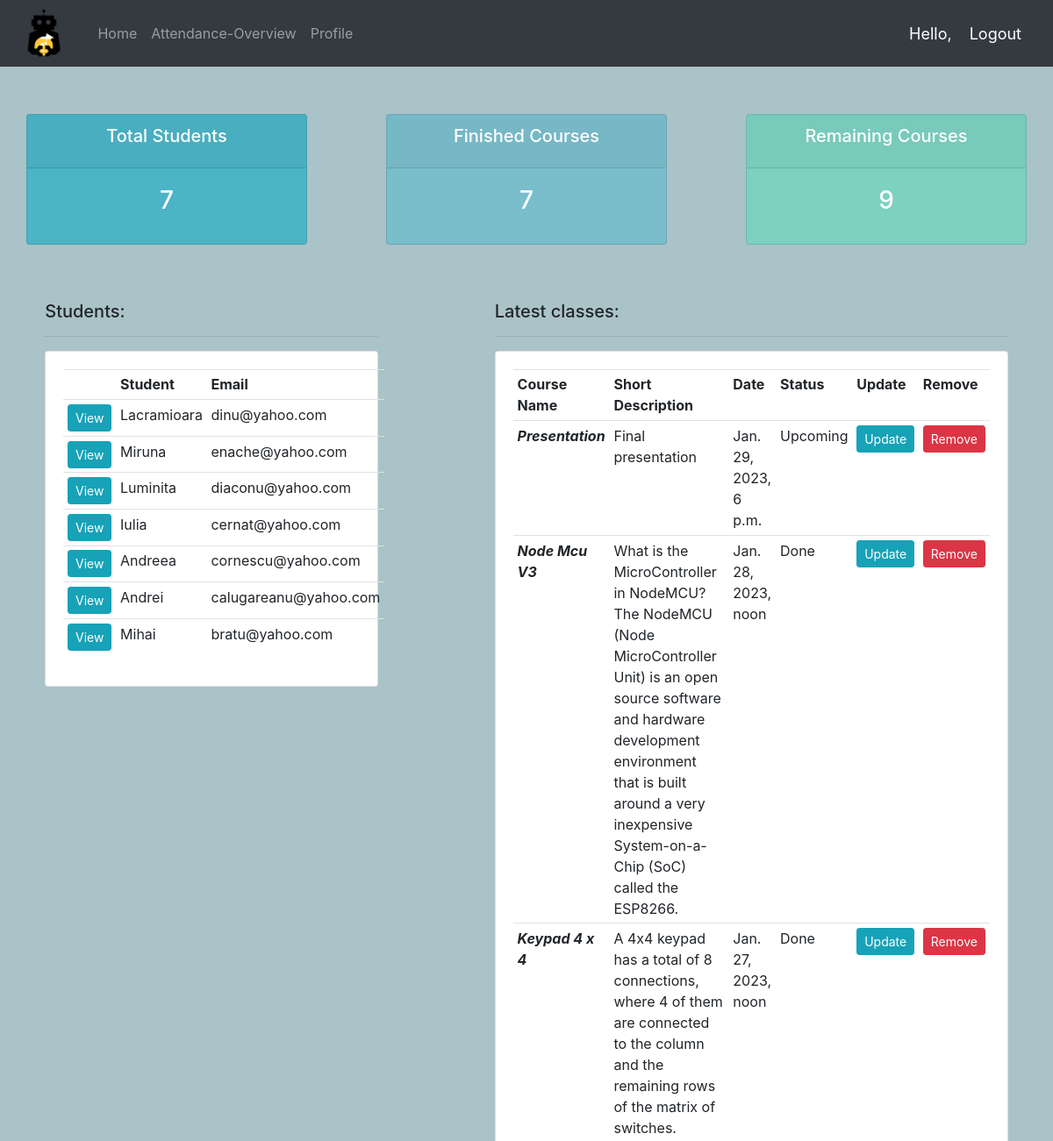
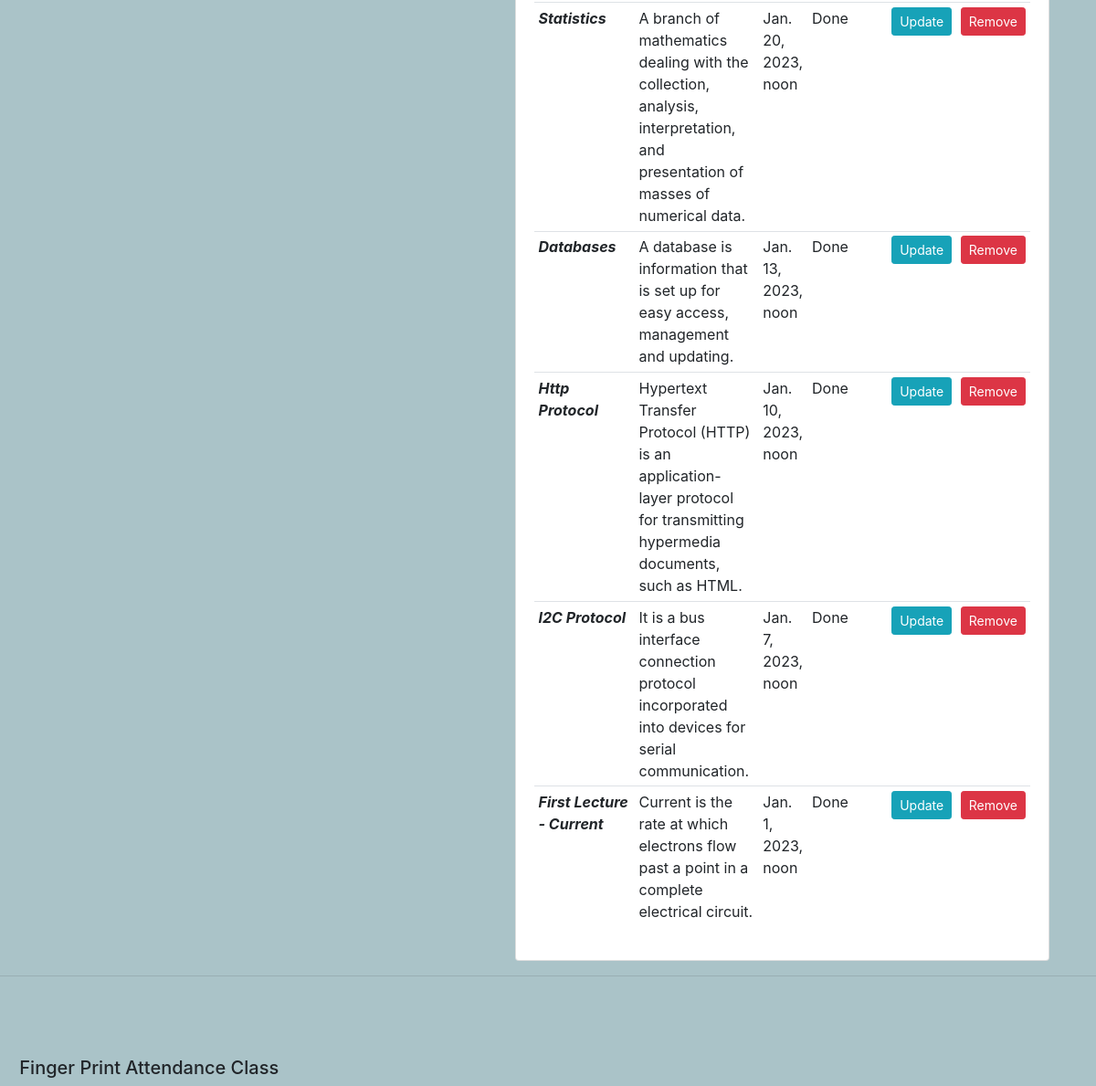
The page /overview/ (signed in) on the database its author committed (2 pictures, top to bottom).
### accounts/models.py (models this page shows, shortened)
class Student(models.Model):
	user = models.OneToOneField(User, on_delete=models.CASCADE)
	fp_index = models.IntegerField(primary_key=True, unique=True)
	phone = models.CharField(max_length=200, null=True)
	grd_average = models.DecimalField(decimal_places=1, max_digits=2, null=True, blank=True)
	is_teacher = models.BooleanField(default=False)

### attendance/models.py (models this page shows, shortened)
class Attendance(models.Model):
	class Meta:
		ordering = ['-start_date']
	STATUS = (
		('Upcoming', 'Upcoming'),
		('Done', 'Done')
	)
	students = models.ManyToManyField(Student, null=True)
	lecture_title = models.CharField(primary_key=True, max_length=50)
	short_description = models.CharField(max_length=500, null=True)
	status = models.CharField(max_length=200, null=True, choices=STATUS)
	start_date = models.DateTimeField()
	end_date = models.DateTimeField()

### accounts/views.py (the view)
# urls.py: path('overview/', views.overview, name="overview"),
@login_required(login_url="login")
def overview(request):
	students = Student.objects.all()
	attendances = Attendance.objects.all()
	students_no = students.count()
	done_courses = attendances.filter(status='Done').count()
	remaining_courses = ACADEMIC_NO_OF_WEEKS - done_courses
	context = {'students': students, 'attendances': attendances,
	           'students_no': students_no, 'done_courses': done_courses,
	           'remaining_courses': remaining_courses}
	return render(request, 'accounts/overview.html', context)

### accounts/templates/accounts/overview.html
{% extends 'accounts/main.html' %}
{% load static %}
{% block content %}
{% include 'accounts/status.html' %}
<br>
<br>
<brd>
<div class="row justify-content-around">
    <div class="col-md-4" >
        <h5>Students:</h5>
        <hr>
        <div class="card card-body">
            <table class="table table-sm">
                <tr>
                    <th/>
                    <th>Student</th>
                    <th>Email</th>
                </tr>
                {% for student in students %}
                    <tr>
                        <td><a class="btn btn-sm btn-info" href="{% url 'profile' student.fp_index %}">View</a></td>
                        <td>{{student.user.first_name}}</td>
                        <td>{{student.user.email}}</td>
                    </tr>
                {% endfor %}
            </table>
        </div>
    </div>
    <div class="col-md-6">
        <h5>Latest classes:</h5>
        <hr>
        <div  class="card card-body">
            <table class="table table-sm">
                <tr>
                    <th>Course Name</th>
                    <th>Short Description</th>
                    <th>Date</th>
                    <th>Status</th>
                    {% if request.user.is_staff  %}
                        <th>Update</th>
                        <th>Remove</th>
                    {% endif %}
                </tr>
                {% for attendance in attendances %}
                    <tr>
                        <td><b><i>{{attendance.lecture_title}}</i></b></td>
                        <td>{{attendance.short_description}}</td>
                        <td>{{attendance.start_date}}</td>
                        <td>{{attendance.status}}</td>
                        {% if request.user.is_staff  %}
                        <td><a class="btn btn-sm btn-info" href="{% url 'update_attendance' attendance.lecture_title %}">
                            Update</a></td>
                        <td><a class="btn btn-sm btn-danger" href="{% url 'delete_attendance' attendance.lecture_title %}">
                            Remove</a></td>
                        {% endif %}
                    </tr>
                {% endfor %}
            </table>
        </div>
    </div>
</div>
{% endblock %}

### static/css/main.css (style rules this page uses)
body { background-color: #AAC3C8; }

### rows shown on the page
Student: user.first_name "Lacramioara", user.email "dinu@yahoo.com"
Student: user.first_name "Miruna", user.email "enache@yahoo.com"
Student: user.first_name "Luminita", user.email "diaconu@yahoo.com"
Student: user.first_name "Iulia", user.email "cernat@yahoo.com"
Student: user.first_name "Andreea", user.email "cornescu@yahoo.com"
Student: user.first_name "Andrei", user.email "calugareanu@yahoo.com"
Student: user.first_name "Mihai", user.email "bratu@yahoo.com"
Attendance: lecture_title "Presentation", short_description "Final presentation", start_date "Jan. 29, 2023, 6 p.m.", status "Upcoming"
Attendance: lecture_title "Node Mcu V3", short_description "What is the MicroController in NodeMCU? The NodeMCU (Node MicroController Unit) is an open source software and hardware development environment that is built around a very inexpensive System-on-a-Chip (SoC) called the ESP8266.", start_date "Jan. 28, 2023, noon", status "Done"
Attendance: lecture_title "Keypad 4 x 4", short_description "A 4x4 keypad has a total of 8 connections, where 4 of them are connected to the column and the remaining rows of the matrix of switches.", start_date "Jan. 27, 2023, noon", status "Done"
Attendance: lecture_title "Statistics", short_description "A branch of mathematics dealing with the collection, analysis, interpretation, and presentation of masses of numerical data.", start_date "Jan. 20, 2023, noon", status "Done"
Attendance: lecture_title "Databases", short_description "A database is information that is set up for easy access, management and updating.", start_date "Jan. 13, 2023, noon", status "Done"
Attendance: lecture_title "Http Protocol", short_description "Hypertext Transfer Protocol (HTTP) is an application-layer protocol for transmitting hypermedia documents, such as HTML.", start_date "Jan. 10, 2023, noon", status "Done"
Attendance: lecture_title "I2C Protocol", short_description "It is a bus interface connection protocol incorporated into devices for serial communication.", start_date "Jan. 7, 2023, noon", status "Done"
Attendance: lecture_title "First Lecture - Current", short_description "Current is the rate at which electrons flow past a point in a complete electrical circuit.", start_date "Jan. 1, 2023, noon", status "Done"

### other values the page prints
{{ students_no }} "7"
{{ done_courses }} "7"
{{ remaining_courses }} "9"
